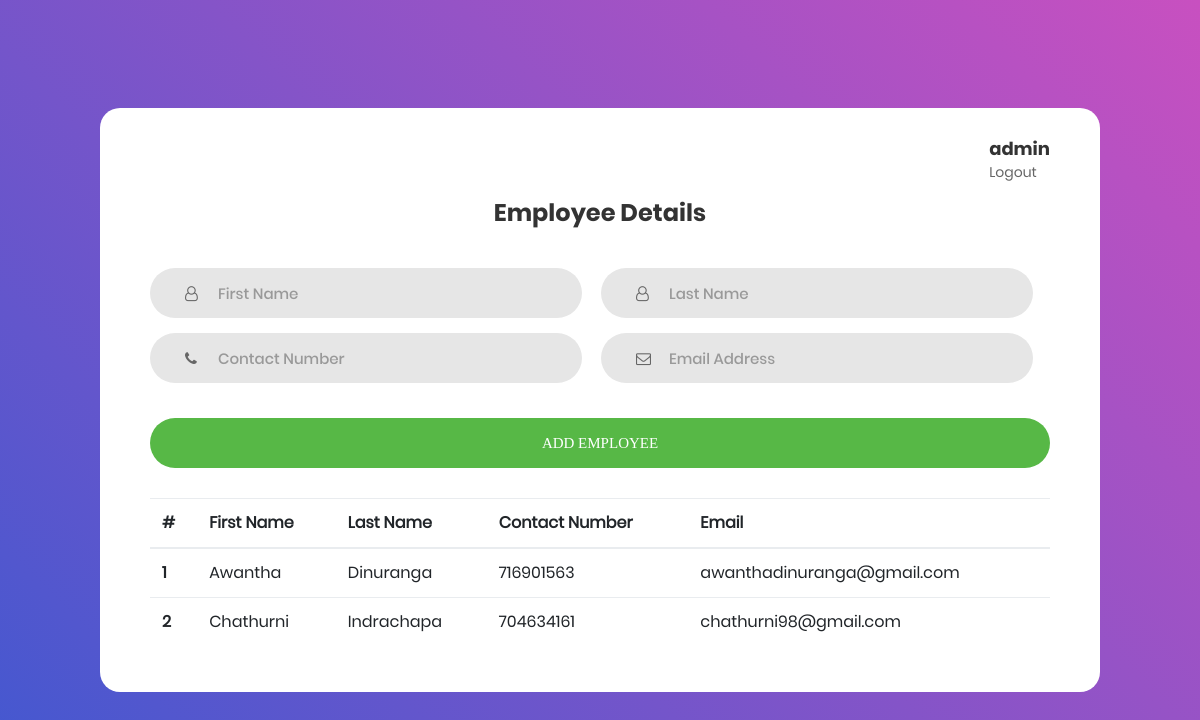
The page /employeDetails/home.php (signed in) on the database its author committed.
### tables this page shows
CREATE TABLE `empdetails` (
  `id` int(10) NOT NULL,
  `firstname` varchar(50) NOT NULL,
  `lastname` varchar(50) NOT NULL,
  `contactnu` int(12) NOT NULL,
  `email` varchar(50) NOT NULL
);

### employeDetails/home.php (the view, shortened to what this page needs)
<?php
$host = "localhost";
 $username = "root";
 $password = "";
 $database = "employeedetails";
 try
 {
      $connect = new PDO("mysql:host=$host; dbname=$database", $username, $password);
      $connect->setAttribute(PDO::ATTR_ERRMODE, PDO::ERRMODE_EXCEPTION);
 }
 catch(PDOException $error)
 {
      $message = $error->getMessage();
 }
?>
<!DOCTYPE html>
<html lang="en">
<head>
	<link rel="stylesheet" type="text/css" href="vendor/bootstrap/css/bootstrap.min.css">
	<link rel="stylesheet" type="text/css" href="fonts/font-awesome-4.7.0/css/font-awesome.min.css">
	<link rel="stylesheet" type="text/css" href="vendor/animate/animate.css">
	<link rel="stylesheet" type="text/css" href="vendor/css-hamburgers/hamburgers.min.css">
	<link rel="stylesheet" type="text/css" href="vendor/select2/select2.min.css">
	<link rel="stylesheet" type="text/css" href="css/util.css">
	<link rel="stylesheet" type="text/css" href="css/home.css">
</head>
<body>
	<div class="limiter">
		<div class="container-login100">
			<div class="wrap-login100">
				<div class="wrap-input100 validate-input"></div>
				<div class="container-logout">
                    <?php
					echo '<h1>' .$_SESSION["username"]. '</h1>';
                    echo '<a href="logout.php">Logout</a>';
                    ?>
				</div>
				<form class="login100-form validate-form" method = "post">
					<span class="login100-form-title">
						Employee Details
					</span>
					<div class="wrap-input100 validate-input">
						<input class="input100" type="text" name="firstname" placeholder="First Name">
						<span class="focus-input100"></span>
						<span class="symbol-input100">
						</span>
					</div>
					<div class="wrap-input100 validate-input">
						<input class="input100" type="text" name="lastname" placeholder="Last Name">
						<span class="focus-input100"></span>
						<span class="symbol-input100">
						</span>
					</div>
                    <div class="wrap-input100 validate-input">
						<input class="input100" type="text" name="contactnu" placeholder="Contact Number">
						<span class="focus-input100"></span>
						<span class="symbol-input100">
						</span>
					</div>
					<div class="wrap-input100 validate-input">
						<input class="input100" type="text" name="email" placeholder="Email Address">
						<span class="focus-input100"></span>
						<span class="symbol-input100">
						</span>
					</div>
					<div class="container-login100-form-btn">
						<input class="login100-form-btn" type="submit" name="addemployee" value ="Add Employee">
					</div>
					<div class="container-details">
						<table class="table">
							<thead>
							  <tr>
								<th scope="col">#</th>
								<th scope="col">First Name</th>
								<th scope="col">Last Name</th>
								<th scope="col">Contact Number</th>
								<th scope="col">Email</th>
							  </tr>
							</thead>
							<tbody>
							<?php
								try
								{
								$query = "SELECT * FROM empdetails";
								$result = $connect->query($query);
								while ($row = $result->fetch(PDO::FETCH_NUM)) {
								echo '<tr>';
								echo '<th scope="row">'.$row[0].'</th>';
								echo '<td>'.$row[1].'</td>';
								echo '<td>'.$row[2].'</td>';
								echo '<td>'.$row[3].'</td>';
								echo '<td>'.$row[4].'</td>';
								echo '</tr>';
								}
								}
								catch(PDOException $e)
								{
								throw new PDOException($e->getMessage() , (int)$e->getCode());
								}
							?>
							</tbody>
						  </table>
					</div>
				</form>
			</div>
		</div>
	</div>
</body>
</html>

### employeDetails/css/home.css (style rules this page uses)
* { margin: 0px; padding: 0px; box-sizing: border-box; }
body, html { height: 100%; font-family: Poppins-Regular, sans-serif; }
a { font-family: Poppins-Regular; font-size: 14px; line-height: 1.7; color: #666666; margin: 0px; transition: all 0.4s; -webkit-transition: all 0.4s; -o-transition: all 0.4s; -moz-transition: all 0.4s; }
h1,h2,h3,h4,h5,h6 { margin: 0px; }
input { outline: none; border: none; }
.limiter { width: 100%; margin: 0 auto; }
.container-login100 { width: 100%; min-height: 100vh; display: -webkit-box; display: -webkit-flex; display: -moz-box; display: -ms-flexbox; display: flex; flex-wrap: wrap; justify-content: center; align-items: center; padding: 15px; background: #9053c7; background: -webkit-linear-gradient(-135deg, #c850c0, #4158d0); background: -o-linear-gradient(-135deg, #c850c0, #4158d0); background: -moz-linear-gradient(-135deg, #c850c0, #4158d0); background: linear-gradient(-135deg, #c850c0, #4158d0); }
.wrap-login100 { width: 1000px; background: #fff; border-radius: 20px; overflow: hidden; display: -webkit-box; display: -webkit-flex; display: -moz-box; display: -ms-flexbox; display: flex; flex-wrap: wrap; justify-content: space-between; padding: 30px 50px 30px 50px; }
.container-details { width: 100%; background: #fff; border-radius: 20px; overflow: hidden; display: -webkit-box; display: -webkit-flex; display: -moz-box; display: -ms-flexbox; display: flex; flex-wrap: wrap; padding-top: 30px; }
.container-logout { align-items: center; padding-bottom: 15px; }
.container-logout h1 { font-family: Poppins-Bold; font-size: 18px; color: #333333; line-height: 1.2; }
.login100-form { width: 100%; }
.login100-form-title { font-family: Poppins-Bold; font-size: 24px; color: #333333; line-height: 1.2; text-align: center; width: 100%; display: block; padding-bottom: 40px; }
.wrap-input100 { display: inline-block; width: 48%; z-index: 1; margin-bottom: 15px; margin-right: 15px; }
.input100 { font-family: Poppins-Medium; font-size: 15px; line-height: 1.5; color: #666666; width: 100%; background: #e6e6e6; height: 50px; border-radius: 25px; padding: 0 30px 0 68px; }
.focus-input100 { display: block; position: absolute; border-radius: 25px; bottom: 0; left: 0; z-index: -1; width: 100%; height: 100%; box-shadow: 0px 0px 0px 0px; color: rgba(87,184,70, 0.8); }
.symbol-input100 { font-size: 15px; display: -webkit-box; display: -webkit-flex; display: -moz-box; display: -ms-flexbox; display: flex; align-items: center; position: absolute; border-radius: 25px; bottom: 0; left: 0; width: 100%; height: 100%; padding-left: 35px; pointer-events: none; color: #666666; -webkit-transition: all 0.4s; -o-transition: all 0.4s; -moz-transition: all 0.4s; transition: all 0.4s; }
.container-login100-form-btn { width: 100%; display: -webkit-box; display: -webkit-flex; display: -moz-box; display: -ms-flexbox; display: flex; flex-wrap: wrap; justify-content: center; padding-top: 20px; }
.login100-form-btn { font-family: Montserrat-Bold; font-size: 15px; line-height: 1.5; color: #fff; text-transform: uppercase; width: 100%; height: 50px; border-radius: 25px; background: #57b846; display: -webkit-box; display: -webkit-flex; display: -moz-box; display: -ms-flexbox; display: flex; justify-content: center; align-items: center; padding: 0 25px; -webkit-transition: all 0.4s; -o-transition: all 0.4s; -moz-transition: all 0.4s; transition: all 0.4s; }
.validate-input { position: relative; }

### rows shown on the page
empdetails: id "1", firstname "Awantha", lastname "Dinuranga", contactnu "716901563", email "awanthadinuranga@gmail.com"
empdetails: id "2", firstname "Chathurni", lastname "Indrachapa", contactnu "704634161", email "chathurni98@gmail.com"

### other values the page prints
$_SESSION["username"] "admin"
